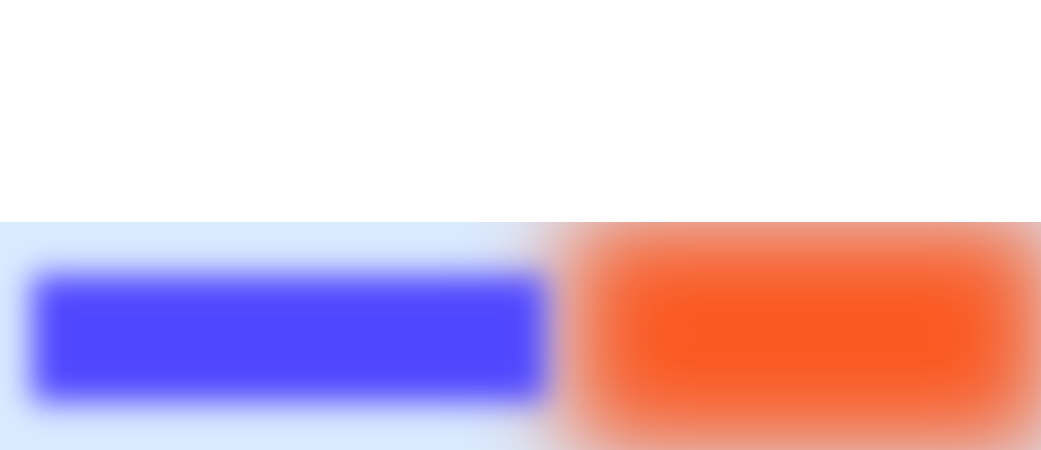
#> input picture source-style-migration/references/layout-guides/channel-layout-guide.png, 1041 x 450 px
$ python prepare-channel-input.py --input ../references/layout-guides/channel-layout-guide.png --out out.png
#> lines starting #> are read from the running program, lines starting #| are printed output that depends on the picture
#!/usr/bin/env python3
import argparse
from pathlib import Path

from PIL import Image, ImageEnhance

TEMPLATE_SIZES = {
    "channel": (1041, 225),
    "categoryBanner": (1041, 217),
}
DEFAULT_TEMPLATE = "channel"
DEFAULT_TITLE_TARGET = 0.53
TEMPLATE_TITLE_TARGETS = {
    "channel": DEFAULT_TITLE_TARGET,
    "categoryBanner": 0.51,
}
COPYSAFE_X_RANGE = (0.03, 0.52)
COPYSAFE_Y_RANGE = (0.20, 0.82)


def parse_args():
    parser = argparse.ArgumentParser(
        description="Prepare buffered-horizontal material input with an optimized crop."
    )
    parser.add_argument("--input", required=True, help="Generated buffered-horizontal candidate image.")
    parser.add_argument("--out", required=True, help="Prepared output image path.")
    parser.add_argument(
        "--template",
        choices=sorted(TEMPLATE_SIZES),
        default=DEFAULT_TEMPLATE,
        help="Target template size. Default: channel.",
    )
    parser.add_argument(
        "--target-width",
        type=int,
        help="Override target crop width. Must be used with --target-height.",
    )
    parser.add_argument(
        "--target-height",
        type=int,
        help="Override target crop height. Must be used with --target-width.",
    )
    parser.add_argument(
        "--title-bbox",
        help=(
            "Optional complete title/subtitle bbox from visual QA or OCR, "
            "formatted as x1,y1,x2,y2 in source-image pixels."
        ),
    )
    parser.add_argument(
        "--title-target",
        type=float,
        default=None,
        help=(
            "Target vertical position for the title group inside the final crop, 0-1. "
            "Defaults: channel=0.53, categoryBanner=0.51."
        ),
    )
    parser.add_argument(
        "--step",
        type=int,
        default=2,
        help="Candidate cropTop scan step in pixels. Default: 2.",
    )
    return parser.parse_args()


def target_size(args):
    has_width = args.target_width is not None
    has_height = args.target_height is not None
    if has_width != has_height:
        raise SystemExit("--target-width and --target-height must be provided together")
    if has_width:
        if args.target_width <= 0 or args.target_height <= 0:
            raise SystemExit("--target-width and --target-height must be positive")
        return args.target_width, args.target_height
    return TEMPLATE_SIZES[args.template]


def title_target(args):
    if args.title_target is not None:
        return args.title_target
    return TEMPLATE_TITLE_TARGETS[args.template]


def luma(pixel):
    red, green, blue = pixel[:3]
    return (red * 299 + green * 587 + blue * 114) / 1000


def is_near_white(pixel):
    red, green, blue = pixel[:3]
    return red >= 246 and green >= 246 and blue >= 246


def is_subject_pixel(pixel):
    value = luma(pixel)
    red, green, blue = pixel[:3]
    spread = max(red, green, blue) - min(red, green, blue)
    return (value < 178 and spread > 24) or (value < 232 and spread > 72)


def first_content_y(image):
    width, height = image.size
    pixels = image.load()
    sample_step = max(1, width // 900)
    min_hits = max(8, int((width / sample_step) * 0.012))

    for y in range(height):
        hits = 0
        for x in range(0, width, sample_step):
            if not is_near_white(pixels[x, y]):
                hits += 1
        if hits >= min_hits:
            return y
    return 0


def merge_runs(rows, max_gap):
    if not rows:
        return []
    runs = []
    start = previous = rows[0]
    for row in rows[1:]:
        if row - previous <= max_gap:
            previous = row
            continue
        runs.append((start, previous))
        start = previous = row
    runs.append((start, previous))
    return runs


def title_search_box(image, content_y):
    width, height = image.size
    content_y = clamp(content_y, 0, height - 1)
    content_height = max(1, height - content_y)
    left = int(width * COPYSAFE_X_RANGE[0])
    right = int(width * COPYSAFE_X_RANGE[1])
    top = int(content_y + content_height * COPYSAFE_Y_RANGE[0])
    bottom = int(content_y + content_height * COPYSAFE_Y_RANGE[1])
    return left, top, right, max(top + 1, bottom)


def parse_title_bbox(value, image_size):
    if not value:
        return None
    parts = [part.strip() for part in value.split(",")]
    if len(parts) != 4:
        raise SystemExit("--title-bbox must be formatted as x1,y1,x2,y2")

    try:
        left, top, right, bottom = [int(round(float(part))) for part in parts]
    except ValueError as error:
        raise SystemExit("--title-bbox values must be numbers") from error

    width, height = image_size
    left = clamp(left, 0, width - 1)
    right = clamp(right, left + 1, width)
    top = clamp(top, 0, height - 1)
    bottom = clamp(bottom, top + 1, height)
    return (left, top, right, bottom)


def title_bbox(image, content_y, crop_height, provided_bbox=None):
    if provided_bbox:
        return {"bbox": provided_bbox, "source": "provided"}

    detected = title_bbox_from_edges(image, content_y, crop_height)
    if detected:
        return {"bbox": detected, "source": "edge"}
    return None


def title_bbox_from_edges(image, content_y, crop_height):
    width, height = image.size
    pixels = image.load()
    left, top, right, bottom = title_search_box(image, content_y)
    sample_step = max(2, width // 1200)
    row_scores = []
    row_pixels = {}

    for y in range(max(1, top), min(height - 1, bottom)):
        xs = []
        for x in range(max(sample_step, left), min(width - sample_step, right), sample_step):
            if is_text_edge_pixel(pixels, x, y, sample_step):
                xs.append(x)
        row_scores.append((y, len(xs)))
        if xs:
            row_pixels[y] = xs

    max_score = max((score for _, score in row_scores), default=0)
    if max_score < max(10, int((right - left) / sample_step * 0.04)):
        return None

    threshold = max(8, int(max_score * 0.22))
    rows = [y for y, score in row_scores if score >= threshold]
    runs = merge_runs(rows, max(6, round(crop_height * 0.035)))

    weighted = []
    for top, bottom in runs:
        score = sum(score for y, score in row_scores if top <= y <= bottom)
        run_height = bottom - top + 1
        if run_height >= 5 and score >= max_score * 1.4:
            xs = []
            for y in range(top, bottom + 1):
                xs.extend(row_pixels.get(y, []))
            if xs:
                weighted.append(
                    {
                        "top": top,
                        "bottom": bottom,
                        "score": score,
                        "left": min(xs),
                        "right": max(xs) + sample_step,
                    }
                )
    if not weighted:
        return None

    anchor = max(weighted, key=lambda item: item["score"])
    selected = [anchor]
    max_join_gap = max(28, round(crop_height * 0.16))
    changed = True
    while changed:
        changed = False
        selected_top = min(item["top"] for item in selected)
        selected_bottom = max(item["bottom"] for item in selected)
        for item in weighted:
            if item in selected:
                continue
            gap = max(item["top"] - selected_bottom, selected_top - item["bottom"], 0)
            if gap <= max_join_gap:
                selected.append(item)
                changed = True

    top = min(item["top"] for item in selected)
    bottom = max(item["bottom"] for item in selected)
    left = min(item["left"] for item in selected)
    right = max(item["right"] for item in selected)
    bbox = (left, top, right, bottom + 1)
    if is_suspicious_title_bbox(bbox, image.size, crop_height):
        return None
    return bbox


def is_text_edge_pixel(pixels, x, y, step):
    center = luma(pixels[x, y])
    edge = max(
        abs(center - luma(pixels[x - step, y])),
        abs(center - luma(pixels[x + step, y])),
        abs(center - luma(pixels[x, y - 1])),
        abs(center - luma(pixels[x, y + 1])),
    )
    return edge >= 22 and center < 245


def is_suspicious_title_bbox(bbox, image_size, crop_height):
    width, _ = image_size
    left, top, right, bottom = bbox
    bbox_width = right - left
    bbox_height = bottom - top
    if bbox_height > crop_height * 0.62:
        return True
    if bbox_height < max(10, crop_height * 0.045):
        return True
    if bbox_width > width * 0.58:
        return True
    if bbox_width < width * 0.08:
        return True
    return False


def subject_row_counts(image):
    width, height = image.size
    pixels = image.load()
    left = int(width * 0.36)
    right = width
    sample_step = max(2, width // 800)
    rows = [0] * height

    for y in range(height):
        count = 0
        for x in range(left, right, sample_step):
            if is_subject_pixel(pixels[x, y]):
                count += 1
        rows[y] = count
    total = sum(rows)
    return rows, total


def prefix_sums(values):
    sums = [0]
    current = 0
    for value in values:
        current += value
        sums.append(current)
    return sums


def clamp(value, minimum, maximum):
    return max(minimum, min(maximum, value))


def crop_geometry(width, height, target_ratio):
    image_ratio = width / height
    if image_ratio >= target_ratio:
        crop_height = height
        crop_width = round(height * target_ratio)
        crop_left = round((width - crop_width) / 2)
    else:
        crop_width = width
        crop_height = round(width / target_ratio)
        crop_left = 0
    crop_height = min(crop_height, height)
    crop_width = min(crop_width, width)
    return crop_left, crop_width, crop_height


def score_crop(top, crop_height, image_height, content_y, bbox, target, subject_prefix, subject_total):
    bottom = top + crop_height
    score = 0.0
    reasons = []

    if bbox:
        title_top, title_bottom = bbox[1], bbox[3]
        title_center = (title_top + title_bottom) / 2
        target_y = top + crop_height * target
        title_offset = abs(title_center - target_y) / crop_height
        score += title_offset * 900
        reasons.append(f"titleOffset={title_offset:.3f}")

        margin = max(8, round(crop_height * 0.035))
        if title_top < top + margin:
            score += 3000 + (top + margin - title_top) * 8
            reasons.append("titleTopClipped")
        if title_bottom > bottom - margin:
            score += 3000 + (title_bottom - (bottom - margin)) * 8
            reasons.append("titleBottomClipped")
    else:
        score += 180
        reasons.append("noTitleBBox")

    if top < content_y:
        white_px = content_y - top
        score += (white_px / crop_height) * 2000
        reasons.append(f"whiteTop={white_px}")

    if subject_total:
        above = subject_prefix[max(0, top)]
        below = subject_prefix[image_height] - subject_prefix[min(image_height, bottom)]
        outside = (above + below) / subject_total
        score += outside * 80
        reasons.append(f"subjectOutside={outside:.3f}")
        if above / subject_total > 0.025:
            score += (above / subject_total) * 120
            reasons.append("subjectTopRisk")
        if below / subject_total > 0.08:
            score += (below / subject_total) * 60
            reasons.append("subjectBottomRisk")

    # Prefer crops that stay near the real generated material, while allowing
    # title and subject constraints to override the guide boundary when needed.
    if top < content_y:
        score += ((content_y - top) / crop_height) * 90
    else:
        score += ((top - content_y) / crop_height) * 30

    if bottom > image_height:
        score += 10000
        reasons.append("outOfBounds")

    return score, ", ".join(reasons)


def choose_crop_top(image, bbox, target, step, target_ratio):
    width, height = image.size
    content_y = first_content_y(image)
    expected_y = round(height * 0.49)
    _, _, crop_height = crop_geometry(width, height, target_ratio)
    max_top = max(0, height - crop_height)
    subject_rows, subject_total = subject_row_counts(image)
    subject_prefix = prefix_sums(subject_rows)

    anchors = {max_top, content_y, expected_y, round((height - crop_height) / 2)}
    if bbox:
        title_center = (bbox[1] + bbox[3]) / 2
        anchors.add(round(title_center - crop_height * target))

    candidates = set()
    scan_step = max(1, step)
    for top in range(0, max_top + 1, scan_step):
        candidates.add(top)
    for anchor in anchors:
        anchor = clamp(anchor, 0, max_top)
        radius = max(12, round(crop_height * 0.08))
        for top in range(max(0, anchor - radius), min(max_top, anchor + radius) + 1, scan_step):
            candidates.add(top)

    best = None
    for top in candidates:
        score, reasons = score_crop(
            top, crop_height, height, content_y, bbox, target, subject_prefix, subject_total
        )
        if best is None or score < best["score"]:
            best = {"top": top, "score": score, "reasons": reasons}

    boundary_delta = content_y - expected_y
    return {
        "cropTop": best["top"],
        "cropHeight": crop_height,
        "contentY": content_y,
        "expectedY": expected_y,
        "boundaryDelta": boundary_delta,
        "score": best["score"],
        "reasons": best["reasons"],
    }


def main():
    args = parse_args()
    target = title_target(args)
    if not 0.3 <= target <= 0.7:
        raise SystemExit("--title-target must be between 0.3 and 0.7")
    width_target, height_target = target_size(args)
    target_ratio = width_target / height_target

    source_path = Path(args.input)
    source = Image.open(source_path)
#> source is the input picture: PIL image 1041x450 RGBA; mean R, G, B, A 222.9, 194.3, 213.5, 255
    image = ImageOpsSafe.exif_transpose(source).convert("RGB")
    image = ImageEnhance.Color(image).enhance(1.02)
    width, height = image.size
#> width = 1041; height = 450
    crop_left, crop_width, crop_height = crop_geometry(width, height, target_ratio)
#> crop_left = 0; crop_width = 1041; crop_height = 225
    content_y = first_content_y(image)
    provided_bbox = parse_title_bbox(args.title_bbox, image.size)
    title = title_bbox(image, content_y, crop_height, provided_bbox)
    bbox = title["bbox"] if title else None
    decision = choose_crop_top(image, bbox, target, args.step, target_ratio)
#> the loop in choose_crop_top, `for anchor in anchors:` made 4 passes
#> anchor on passes 1 to 4: 112, 225, 220, 222
#> the loop in choose_crop_top, `for top in candidates:` made 123 passes
#> top on passes 3 to 14: 4, 6, 8, 10, 12, 14, 16, 18, 20, 22, 24, 26
    crop_top = decision["cropTop"]
    crop_box = (crop_left, crop_top, crop_left + crop_width, crop_top + crop_height)

    output = source.crop(crop_box)
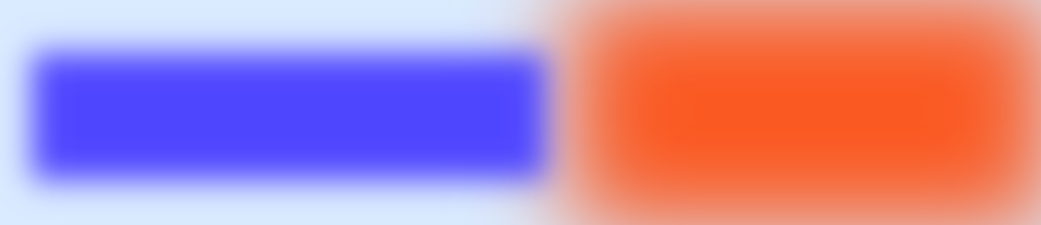
#> output: PIL image 1041x225 RGBA; mean R, G, B, A 191.1, 134.4, 172.7, 255
    out_path = Path(args.out)
    out_path.parent.mkdir(parents=True, exist_ok=True)
    output.save(out_path)

    print(f"Prepared {source_path.name} -> {out_path}")
    print(f"Template {args.template} target={width_target}x{height_target} ratio={target_ratio:.3f}")
    print(f"Source {width}x{height}")
#| Source 1041x450
    print(f"Crop {crop_box[0]},{crop_box[1]},{crop_box[2]},{crop_box[3]}")
#| Crop 0,222,1041,447
    print(f"Crop size {output.width}x{output.height} ratio={output.width / output.height:.3f}")
#| Crop size 1041x225 ratio=4.627
    print(
        "Boundary "
        f"actualContentY={decision['contentY']} "
        f"guideY49={decision['expectedY']} "
        f"delta={decision['boundaryDelta']}"
    )
#| Boundary actualContentY=222 guideY49=220 delta=2
    if bbox:
        title_center = (bbox[1] + bbox[3]) / 2
        final_center = (title_center - crop_top) / crop_height
        print(
            "Title "
            f"bbox={bbox[0]},{bbox[1]},{bbox[2]},{bbox[3]} "
            f"source={title['source']} "
            f"finalCenterPct={final_center:.3f} "
            f"target={target:.3f}"
        )
    else:
        print("WARN title bbox rejected or not detected; crop used content and subject constraints.")
    print(f"Score {decision['score']:.2f} ({decision['reasons']})")
#| Score 180.71 (noTitleBBox, subjectOutside=0.009)
    if abs(decision["boundaryDelta"]) > height * 0.08:
        print("WARN generated boundary differs from guide y=49%; optimized crop used visual constraints.")


class ImageOpsSafe:
    @staticmethod
    def exif_transpose(image):
        try:
            from PIL import ImageOps

            return ImageOps.exif_transpose(image)
        except Exception:
            return image


if __name__ == "__main__":
    main()
